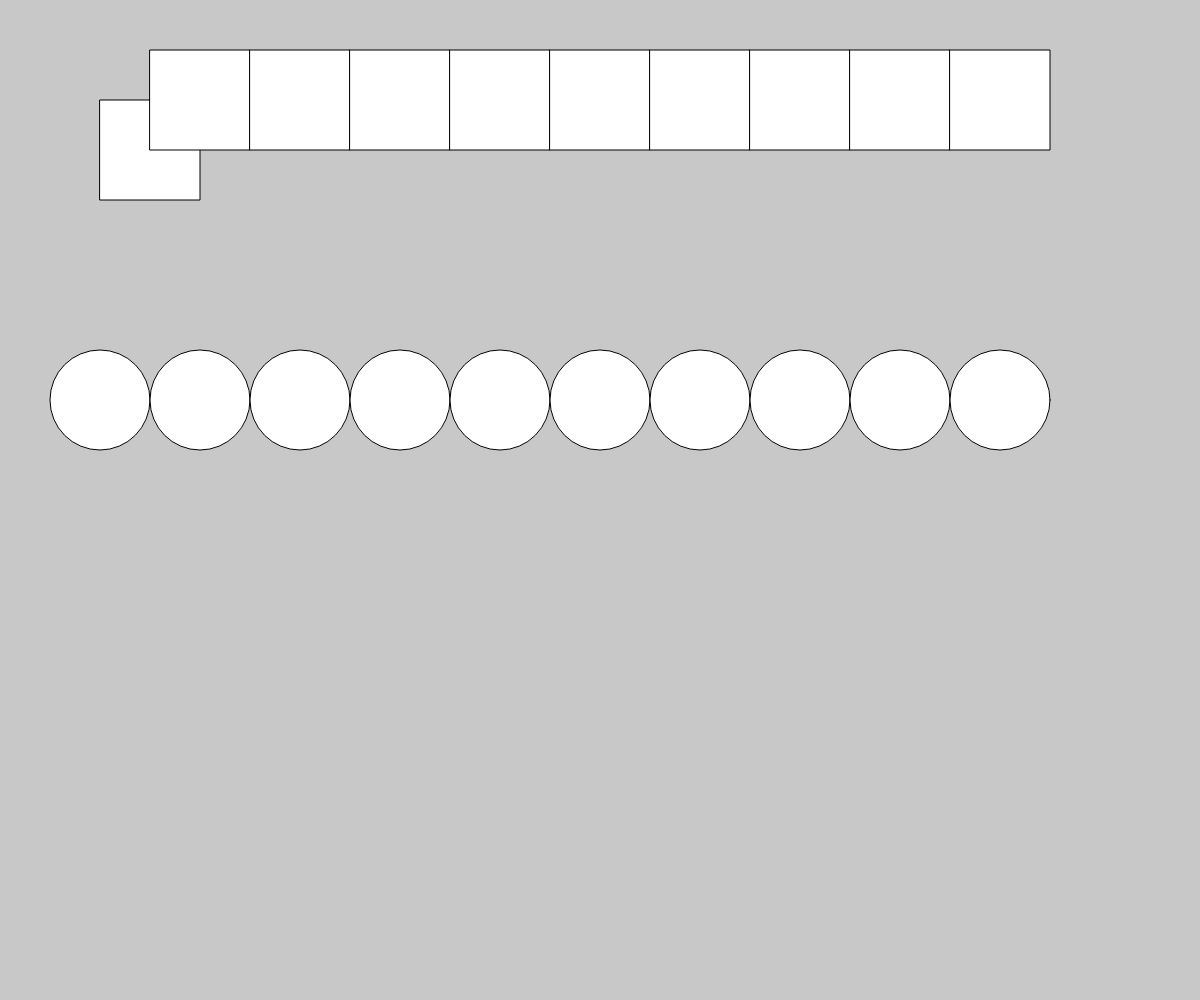
Frame 1 (no input)
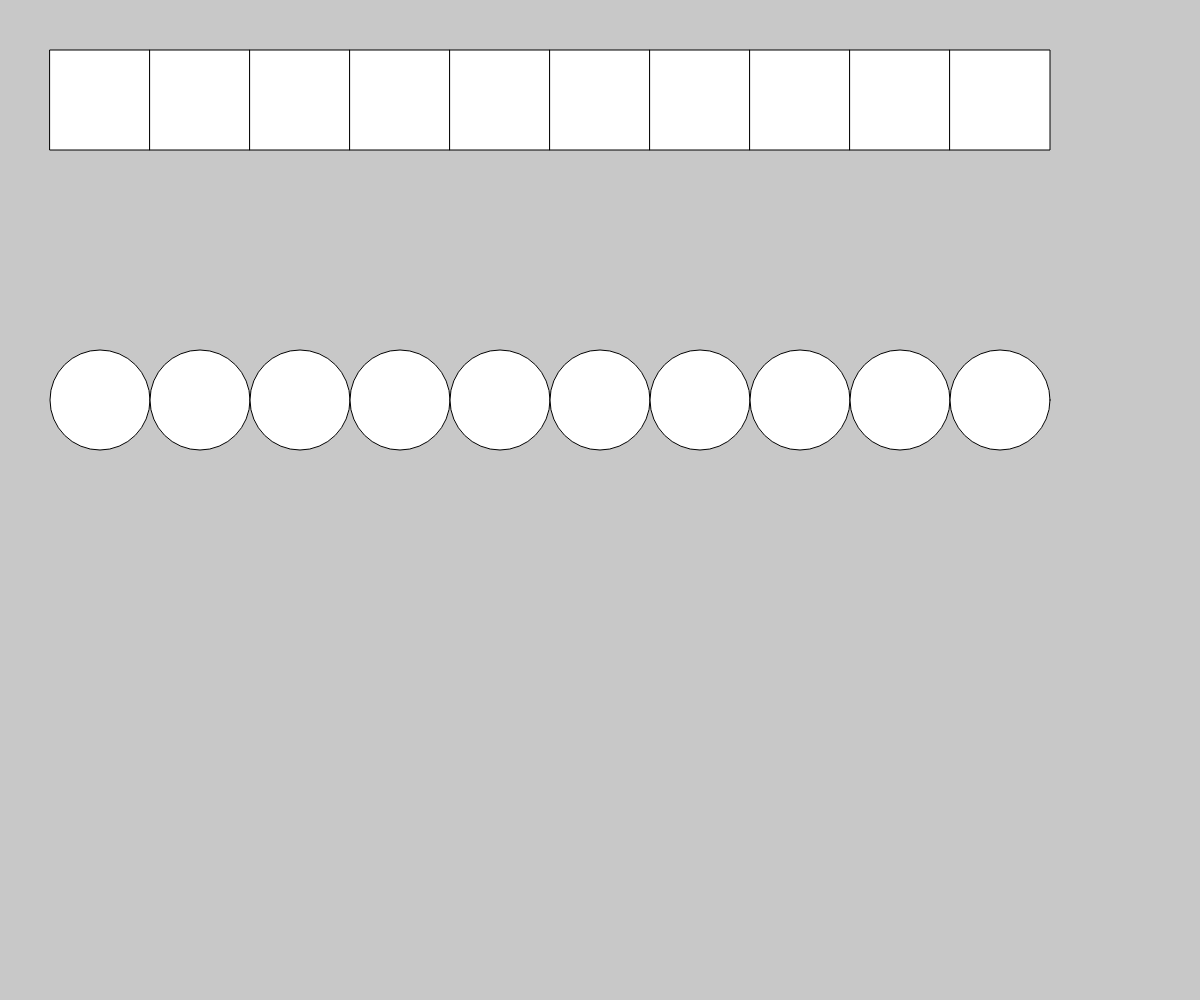
Frame 60 (no input)
Frame 120 (the mouse pressed at the canvas centre since frame 60): identical to frame 60, image omitted

The p5.js sketch that drew these frames (run headless with seeded random() and noise() and a simulated clock; from frame 60 on, the mouse is pressed at the canvas centre):

// p5.js sketch
// ── sketch.js

listOfsequres=[]
listOfcircles=[]
width=0



function setup() {
	createCanvas(windowWidth, windowHeight);
	width =100
	for(i=0 ; i<10 ; i++){
		listOfcircles.push({
			x: i*width+100,
			y: 400,

		})
		listOfsequres.push({
		x: i*width+100,
		y: 100

		})

	}



		
	
}

function draw() {
	background (200);
	for(i=0 ; i<10 ; i++){
		x=listOfsequres[i].x
		y=listOfsequres[i].y
	
	rect(x,y,width,width);
	rectMode(CENTER)


	x=listOfcircles[i].x
	y=listOfcircles[i].y
	ellipse (x,y,width,width)
	}
}
